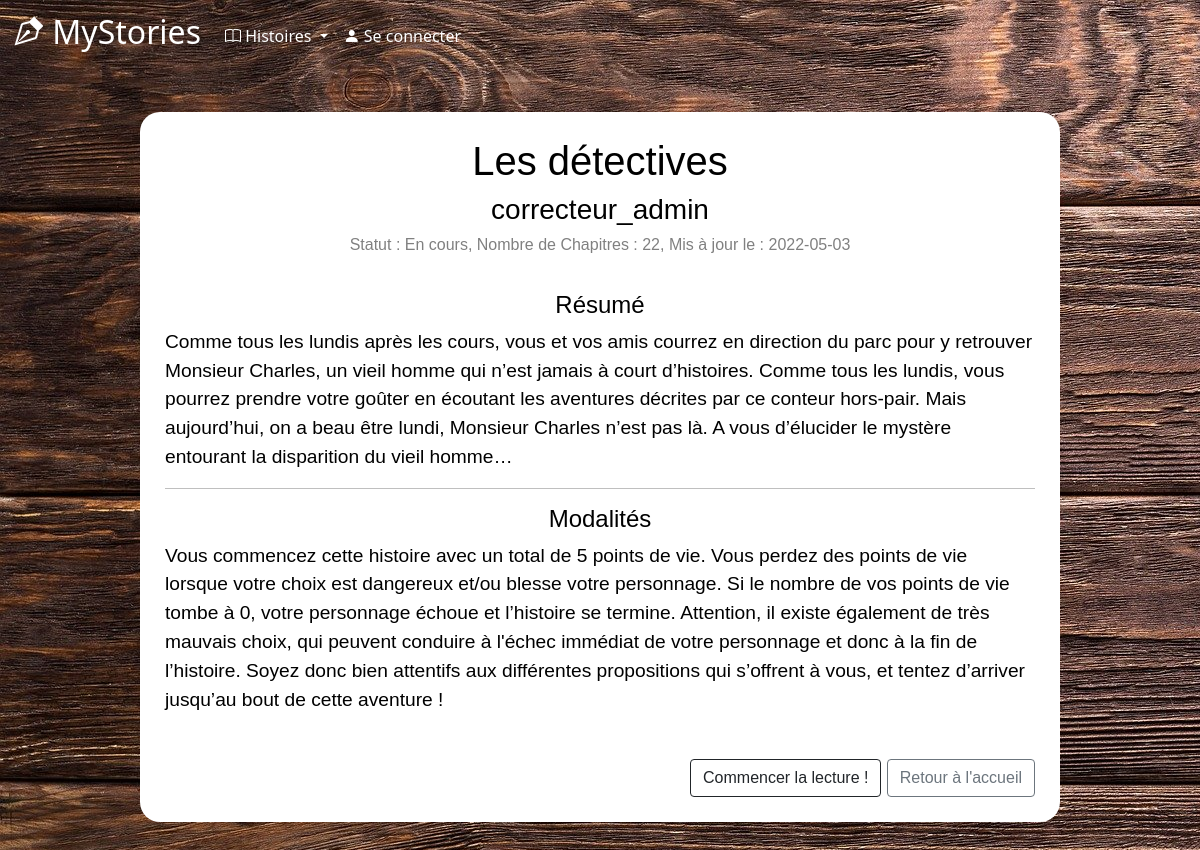
The app's page /StorySummary.php?id=1, older data.
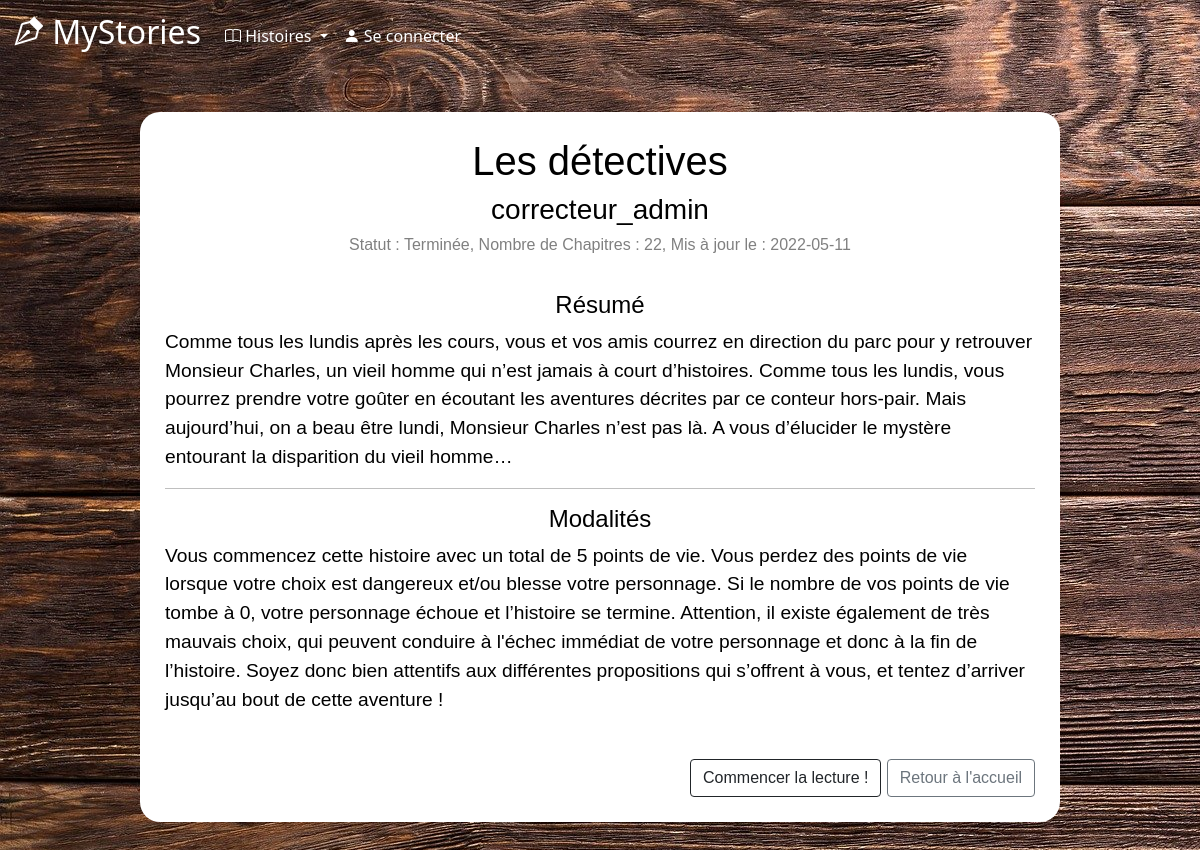
The same page, newer data.
### tables this page shows
CREATE TABLE `stories` (
  `id_story` int(11) NOT NULL,
  `title` varchar(50) DEFAULT NULL,
  `author` varchar(30) DEFAULT NULL,
  `nbChapters` int(11) DEFAULT NULL,
  `finished` tinyint(1) DEFAULT NULL,
  `date` date DEFAULT NULL,
  `hide` tinyint(1) NOT NULL,
  `summary` mediumtext NOT NULL,
  `nbrPoints` int(11) DEFAULT NULL
);

### StorySummary.php (the view, shortened to what this page needs)
<?php include("includes/header.php") ?>
<?php include("includes/connect.php") ?>
<main>
    <div id=backgroundConnexion>
        <?php
        $requete = "SELECT * FROM user WHERE login_usr = :usr_login";
        $req = $bdd->prepare($requete);
        $req->execute(array(
            'usr_login' => $_SESSION['login'],
        ));
        $ligne = $req->fetch();
        $id_user = $ligne['id_usr'];
        $requete = "SELECT * FROM stories WHERE id_story = :id";
        $req = $bdd->prepare($requete);
        $req->execute(array('id' => $_GET['id']));
        $histoire = $req->fetch();
        ?> <h1 id="centre"><?php echo $histoire['title']; ?></h2>
            <h3 id="centre"><?php echo $histoire['author']; ?></h3>
            <h6 id="donneesHistoire">Statut : <?php if ($histoire['finished'] == 0) {
                                                    echo "En cours";
                                                } else {
                                                    echo "Terminée";
                                                } ?>, Nombre de Chapitres : <?php echo $histoire['nbChapters']; ?>, Mis à jour le : <?php echo $histoire['date']; ?></h6>
            <br />
            <h4 id="centre">Résumé</h4>
            <p> <?php echo $histoire['summary']; ?> </p>
            <hr />
            <h4 id="centre">Modalités</h4>
            <p>Vous commencez cette histoire avec un total de <?= $histoire['nbrPoints'] ?> points de vie. Vous perdez des points de vie lorsque votre choix est dangereux et/ou blesse votre personnage. Si le nombre de vos points de vie tombe à 0, votre personnage échoue et l’histoire se termine. Attention, il existe également de très mauvais choix, qui peuvent conduire à l'échec immédiat de votre personnage et donc à la fin de l’histoire. Soyez donc bien attentifs aux différentes propositions qui s’offrent à vous, et tentez d’arriver jusqu’au bout de cette aventure !</p>
            <br />
            <div id="btn-lecture">
                <?php
                $id_story = $_GET['id'];
                $requete2 = "SELECT * FROM advancement WHERE id_story = :id_story AND id_usr = :id_usr";
                $req2 = $bdd->prepare($requete2);
                $req2->execute(array(
                    'id_story' => $id_story,
                    'id_usr' => $id_user
                ));
                if ($req2->rowCount() == 1) {
                    $ligne = $req2->fetch();
                    $chapter = $ligne['numChapter'];
                    $link = "chapter.php?story_id=$id_story&chapter_num=$chapter&choice_num=0&prev_chap=0"; ?>
                    <a id="size-btn" class="btn btn-outline-dark" href=<?= $link ?> role="button">Reprendre la lecture !</a><?php
                    }
                    else {
                        $link = "chapter.php?story_id=$id_story&chapter_num=1&choice_num=0&prev_chap=0"; ?>
                        <a id="size-btn" class="btn btn-outline-dark" href=<?= $link ?> role="button">Commencer la lecture !</a> <?php
                    }
                        ?>
                <a id="size-btn" class="btn btn-outline-secondary" href="index.php" role="button">Retour à l'accueil</a>
            </div>
    </div>
</main>
</body>
</html>

Row changes from the older to the newer data that the page shows:
changed stories "Les détectives": date "2022-05-03" → "2022-05-11"
Text that changed along with them:
text no longer shown: "En cours"
text now shown: "Terminée"
